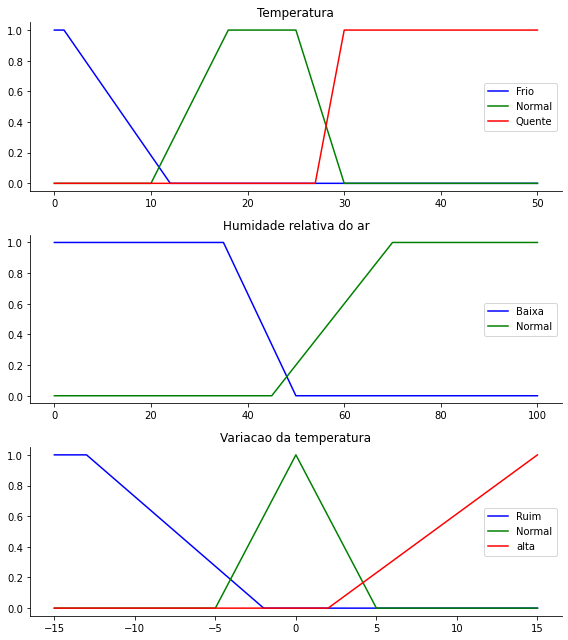

This figure's Python source:
import numpy as np
import skfuzzy as fuzz
import matplotlib.pyplot as plt

temp = np.arange(0, 51, 1)
hum_rel = np.arange(0, 101, 1)
temp_var  = np.arange(-15, 16, 1)

# Generate fuzzy membership functions
temp_frio = fuzz.trapmf(temp, [0, 0, 1, 12])
temp_normal = fuzz.trapmf(temp, [10 , 18, 25, 30])
temp_quente = fuzz.trapmf(temp, [27, 30, 50, 50])

hum_rel_baixa = fuzz.trapmf(hum_rel, [0, 0, 35, 50])
hum_rel_normal = fuzz.trapmf(hum_rel, [45, 70, 100, 100])

temp_var_ruim = fuzz.trapmf(temp_var, [-15,-15,-13,-2])
temp_var_normal = fuzz.trimf(temp_var, [-5,0,5])
temp_var_alta = fuzz.trapmf(temp_var, [2,15,15,15])

# Visualize these universes and membership functions
fig, (ax0, ax1, ax2) = plt.subplots(nrows=3, figsize=(8, 9))

ax0.plot(temp, temp_frio, 'b', linewidth=1.5, label='Frio')
ax0.plot(temp, temp_normal, 'g', linewidth=1.5, label='Normal')
ax0.plot(temp, temp_quente, 'r', linewidth=1.5, label='Quente')
ax0.set_title('Temperatura')
ax0.legend()

ax1.plot(hum_rel, hum_rel_baixa, 'b', linewidth=1.5, label='Baixa')
ax1.plot(hum_rel, hum_rel_normal, 'g', linewidth=1.5, label='Normal')
ax1.set_title('Humidade relativa do ar')
ax1.legend()

ax2.plot(temp_var, temp_var_ruim, 'b', linewidth=1.5, label='Ruim')
ax2.plot(temp_var, temp_var_normal, 'g', linewidth=1.5, label='Normal')
ax2.plot(temp_var, temp_var_alta, 'r', linewidth=1.5, label='alta')
ax2.set_title('Variacao da temperatura')
ax2.legend()

# Turn off top/right axes
for ax in (ax0, ax1, ax2):
    ax.spines['top'].set_visible(False)
    ax.spines['right'].set_visible(False)
    ax.get_xaxis().tick_bottom()
    ax.get_yaxis().tick_left()

plt.tight_layout()
